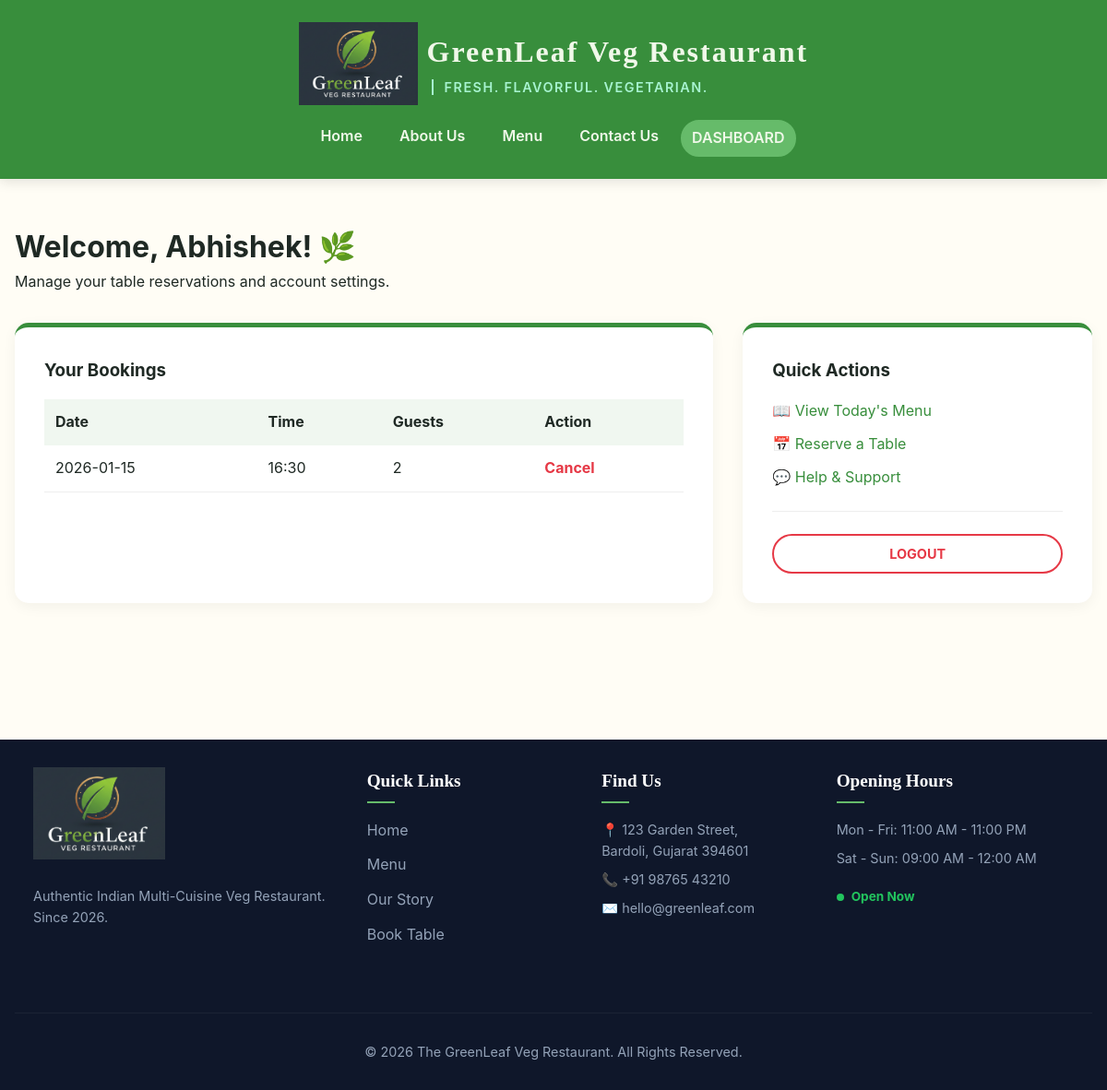
/dashboard.php (signed in), run on the app's committed database.
### tables this page shows
CREATE TABLE `reservations` (
  `id` int(11) NOT NULL,
  `name` varchar(100) NOT NULL,
  `email` varchar(100) NOT NULL,
  `phone` varchar(20) NOT NULL,
  `guests` int(11) NOT NULL,
  `reservation_date` date NOT NULL,
  `reservation_time` varchar(5) NOT NULL,
  `user_id` int(11) DEFAULT NULL,
  `created_at` timestamp NOT NULL DEFAULT current_timestamp() ON UPDATE current_timestamp(),
  `status` enum('pending','ongoing','completed','cancelled') DEFAULT 'pending'
);

### dashboard.php (the view, shortened to what this page needs)
<?php
require 'config.php';
$user_id = $_SESSION['user_id'];
$user_name = $_SESSION['user_name'];
$stmt = $dbh->prepare("SELECT * FROM reservations WHERE user_id = ? ORDER BY reservation_date DESC");
$stmt->execute([$user_id]);
$bookings = $stmt->fetchAll();
?>
<!DOCTYPE html>
<html lang="en">
<head>
    <link rel="stylesheet" href="assets/css/index-styles.css" type="text/css">
    <link rel="stylesheet" href="assets/css/dashboard-styles.css" type="text/css">
</head>
<body>
    <?php include 'header.php'; ?>
    <div class="dashboard-wrapper">
        <header class="page-intro">
            <h1 class="main-title">Welcome, <?php echo htmlspecialchars($user_name); ?>! 🌿</h1>
            <p class="subtitle">Manage your table reservations and account settings.</p>
        </header>
        <div class="dashboard-grid">
            <section class="dashboard-card">
                <h3>Your Bookings</h3>
                <div class="table-container" style="overflow-x: auto;">
                    <table style="width:100%; border-collapse: collapse; margin-top: 1rem;">
                        <tr style="background: #f0f7f0; text-align: left;">
                            <th style="padding: 12px;">Date</th>
                            <th style="padding: 12px;">Time</th>
                            <th style="padding: 12px;">Guests</th>
                            <th style="padding: 12px;">Action</th>
                        </tr>
                        <?php if($bookings): ?>
                            <?php foreach($bookings as $row): ?>
                            <tr style="border-bottom: 1px solid #eee;">
                                <td style="padding: 12px;"><?php echo $row['reservation_date']; ?></td>
                                <td style="padding: 12px;"><?php echo $row['reservation_time']; ?></td>
                                <td style="padding: 12px;"><?php echo $row['guests']; ?></td>
                                <td style="padding: 12px;"><a href="cancel-booking.php?id=<?php echo $row['id']; ?>"
                                    onclick="return confirm('Are you sure you want to cancel this reservation?');"
                                    style="color: #e63946; font-weight: bold; text-decoration: none;">
                                    Cancel
                                    </a>
                                </td>
                            </tr>
                            <?php endforeach; ?>
                        <?php else: ?>
                            <tr><td colspan="4" style="padding: 20px; text-align: center;">No bookings yet. <a href="reservation.php" class="text-link" style="text-decoration-line: underline;">Book a table now!</a></td></tr>
                        <?php endif; ?>
                    </table>
                </div>
            </section>
            <aside class="dashboard-card">
                <h3>Quick Actions</h3>
                <ul style="list-style: none; padding: 0; margin-top: 1rem;">
                    <li style="margin-bottom: 10px;"><a href="menu.php" style="text-decoration: none; color: var(--color-primary-green);">📖 View Today's Menu</a></li>
                    <li style="margin-bottom: 10px;"><a href="reservation.php" style="text-decoration: none; color: var(--color-primary-green);">📅 Reserve a Table</a></li>
                    <li style="margin-bottom: 10px;"><a href="contact.php" style="text-decoration: none; color: var(--color-primary-green);">💬 Help & Support</a></li>
                </ul>
                <hr style="margin: 1.5rem 0; border: 0; border-top: 1px solid #eee;">
                <a href="logout.php" class="nav-btn logout-btn" style="display: block; text-align: center;">Logout</a>
            </aside>
        </div>
    </div>
    <?php include 'footer.php'; ?>
</body>
</html>

### assets/css/index-styles.css (style rules this page uses)
* { margin: 0; padding: 0; box-sizing: border-box; }
:root { --color-text-dark: #1f2924; --color-text-light: #f0f8e9; --color-background-main: #fffdf5; --color-primary-green: #388e3c; --color-accent-green: #66bb6a; --color-gold: #ffb300; --font-display: 'Playfair Display', serif; --font-body: 'Inter', sans-serif; }
body { font-family: var(--font-body); background-color: var(--color-background-main); color: var(--color-text-dark); line-height: 1.6; overflow-x: hidden; }
.nav-btn { padding: 8px 20px; border-radius: 50px; font-weight: 700; text-transform: uppercase; font-size: 0.9rem; text-decoration: none; transition: all 0.3s ease; }

### assets/css/dashboard-styles.css (style rules this page uses)
.logout-btn { border: 2px solid #e63946; color: #e63946; background: transparent; }
.dashboard-wrapper { width: 100%; max-width: 1200px; margin: 0 auto; padding: 3rem 1rem; }
.dashboard-grid { display: grid; grid-template-columns: 2fr 1fr; gap: 2rem; margin-top: 2rem; }
.dashboard-card { background: #ffffff; padding: 2rem; border-radius: 15px; box-shadow: 0 4px 15px rgba(0, 0, 0, 0.05); border-top: 5px solid var(--color-primary-green); }

### data on the page
reservations: reservation_date "2026-01-15", reservation_time "16:30", guests "2"

### other printed values
$user_name "Abhishek"
